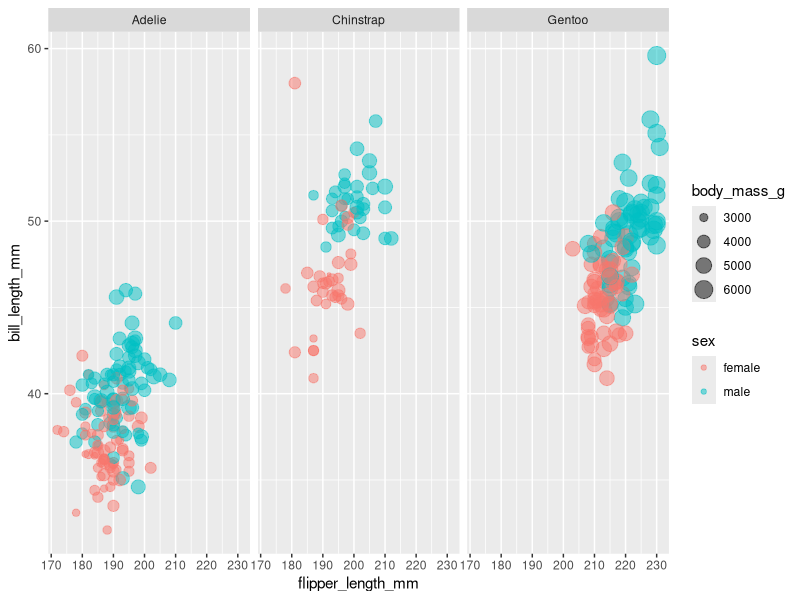
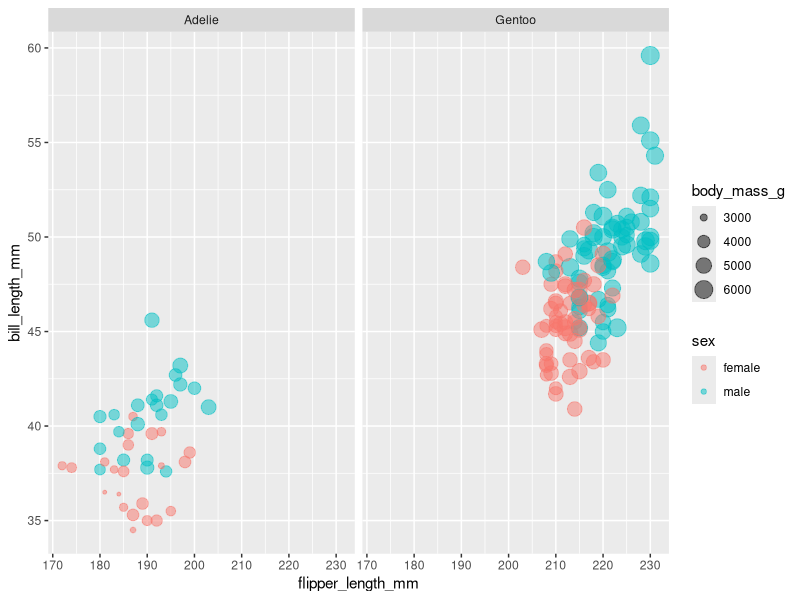
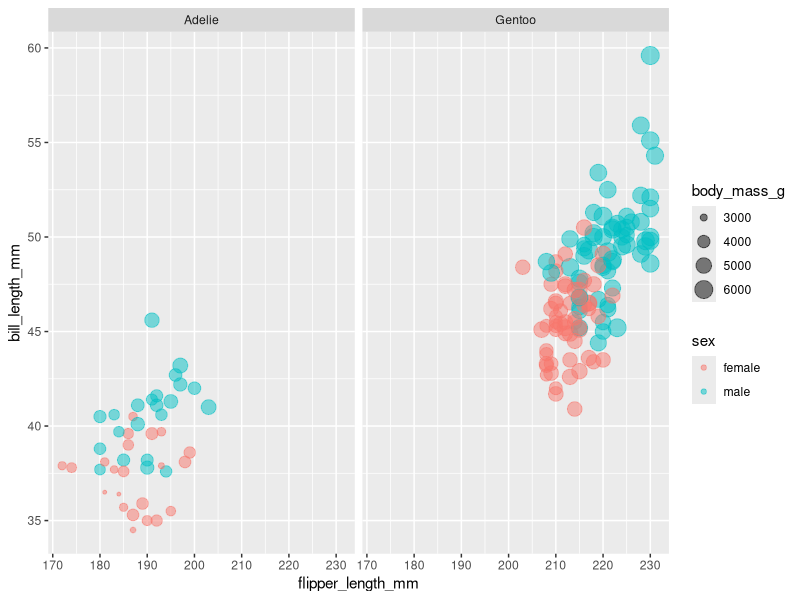
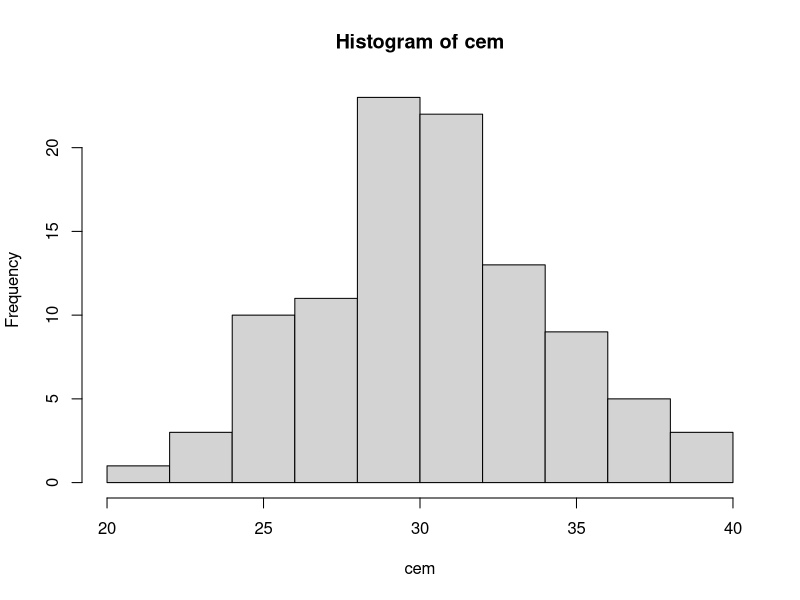

Recreate these plots in R, in order.
## ---- chunk 1
#| label: setup
#| echo: false
#| include: false
library(tidyverse)
library(palmerpenguins)
## ---- chunk 2
10+10
10/2
10*2+5
10-3
10^2
sqrt(100)
## ---- chunk 3
250/10
11^2
10*2+5
(20-10)/10
(40+50)/10
## ---- chunk 4

x <- 3
x
y <- 10*10
y
## ---- chunk 5

nome_do_objeto <- "valor"

nome_do_objeto
## ---- chunk 6
a <- 2
a
b <- 10
b
c <- 5
c
d <- 10*2
d
## ---- chunk 7
a*b
a+b
a/b
a-b
## ---- chunk 8
(c/d) + a
(a+b)/c
(a*b)+d
(c+d)/a
## ---- chunk 9
z <- c(1,2,10,12)
z
w <- c(3,5,6,8)
w
## ---- chunk 10
z
z*2
w
w*3
## ---- chunk 11
z+w
z-w
z-w^2
## ---- chunk 12
z <- c(1,2,10,12)
z
w <- c(3,5,6,8)
w
z^2
w+10
z/3
z+w
z/w

## ---- chunk 13
#| code-line-numbers: "|3"
a <- letters

a
## ---- chunk 14
#| code-line-numbers: "|3"
data("cars")

cars 
## ---- chunk 15
# Criação de um vetor com os 5 primeiros números pares

pares <- c(2,4,6,8,10)

pares

# Elevando os pares ao quadrado

(pares)^2
## ---- chunk 16
#| echo: false
#| fig-align: center
#| out-width: 70%
#| eval: true
#| fig-dpi: 600

penguins |> 
  filter(!is.na(sex)) |> 
  ggplot(aes(flipper_length_mm, 
             bill_length_mm, 
             color = sex,
             size = body_mass_g)) +
  geom_point(
    alpha = 0.5
    ) +
  facet_wrap(~ species) 
## ---- chunk 17
#| code-line-numbers: "|1|2|3|4|5|6|7|8|9|10"
#| fig-align: center
#| out-width: 70%
#| output-location: slide
#| fig-dpi: 600  

penguins |> 
  filter(island == "Biscoe",
         !is.na(sex)) |>
  ggplot(aes(flipper_length_mm, 
             bill_length_mm, 
             color = sex, 
             size =body_mass_g)) +
  geom_point(
    alpha = 0.5
    ) +
  facet_wrap(~ species)
## ---- chunk 18
#| code-line-numbers: "|1|2"
#| output-location: slide
#| out-width: 70%
#| fig-align: center
#| fig-dpi: 600
#| message: false
#| warning: false
# O relatório 3 só precisava dos 
#dados da ilha Biscoe
penguins |> 
  filter(island == "Biscoe",
         !is.na(sex)) |>
  ggplot(aes(flipper_length_mm, 
             bill_length_mm, color = sex, 
             size = body_mass_g)) +
  geom_point(
    alpha = 0.5
    ) +
  facet_wrap(~ species)
## ---- chunk 19
# Crie uma sequência de números de 1 a 10
seq(from = 1, to = 10)
## ---- chunk 20
# Agora, o incremento da sequência é por 2
seq(from = 1, to = 10, by = 2)
## ---- chunk 21
seq(1,10,2)
## ---- chunk 22
seq(by = 2, to = 10, from = 1)
## ---- chunk 23
seq(2,10,1)
## ---- chunk 24
args(rnorm)
## ---- chunk 25
z <- c(2,2,6,11,9,20)
sum(z)
mean(z)
median(z)
## ---- chunk 26
f <- c(2,2,6,11,9,20)
range(f)
min(f)
max(f)
quantile(f)
## ---- chunk 27
#| fig-align: center
#| out-width: 70%
#| fig-dpi: 600

set.seed(123)

cem <- rnorm(n = 100, mean = 30, sd = 4)

hist(cem)
## ---- chunk 28
sum(cem)

mean(cem)

sd(cem)

median(cem)

min(cem)

max(cem)

quantile(cem)
## ---- chunk 29
library(tidyverse)
## ---- chunk 30
library(tidyverse)
library(car)
library(psych)
